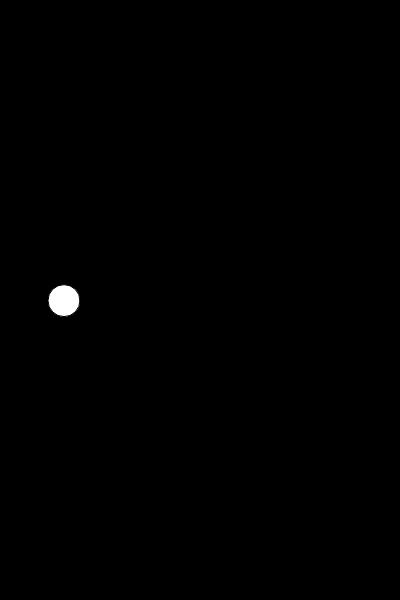
Frame 1 (no input)
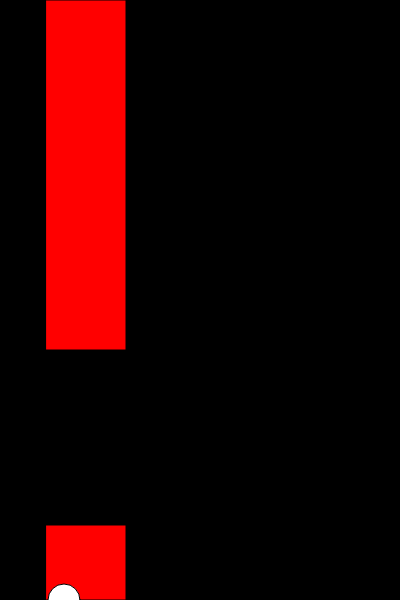
Frame 60 (no input)
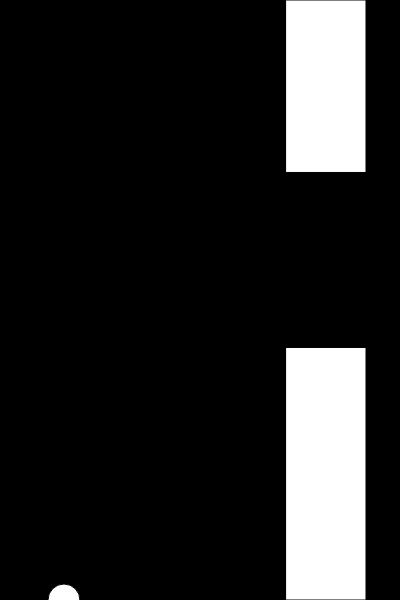
Frame 120 (the mouse pressed at the canvas centre since frame 60)

The p5.js sketch that drew these frames (run headless with seeded random() and noise() and a simulated clock; from frame 60 on, the mouse is pressed at the canvas centre):

// p5.js sketch
// ── sketch.js
// Daniel Shiffman
// http://codingtra.in
// http://patreon.com/codingtrain
// Code for: https://youtu.be/cXgA1d_E-jY&


var bird;
var pipes = [];
function setup() {
  createCanvas(400, 600);
  bird = new Bird();
  pipes.push(new Pipe());
}

function draw() {
  background(0);

  for (var i = pipes.length-1; i >= 0; i--) {
    pipes[i].show();
    pipes[i].update();

    if (pipes[i].hits(bird)) {
      console.log("HIT");
    }


    if (pipes[i].offscreen()) {
      pipes.splice(i, 1);
    }


  }

  bird.update();
  bird.show();

  if (frameCount % 100 == 0) {
    pipes.push(new Pipe());
  }



}

function keyPressed() {
  if (key == ' ') {
    bird.up();
    //console.log("SPACE");
  }
}

// ── bird.js
// Daniel Shiffman
// http://codingtra.in
// http://patreon.com/codingtrain
// Code for: https://youtu.be/cXgA1d_E-jY&

function Bird() {
  this.y = height/2;
  this.x = 64;

  this.gravity = 0.7;
  this.lift = -12;
  this.velocity = 0;

  this.show = function() {
    fill(255);
    ellipse(this.x, this.y, 32, 32);
  }

  this.up = function() {
    this.velocity += this.lift;
  }

  this.update = function() {
    this.velocity += this.gravity;
    this.velocity *= 0.9;
    this.y += this.velocity;

    if (this.y > height) {
      this.y = height;
      this.velocity = 0;
    }

    if (this.y < 0) {
      this.y = 0;
      this.velocity = 0;
    }

  }

}

// ── pipe.js
// Daniel Shiffman
// http://codingtra.in
// http://patreon.com/codingtrain
// Code for: https://youtu.be/cXgA1d_E-jY&

function Pipe() {
  this.spacing = 175;
  this.top = random(height / 6, 3 / 4 * height);
  this.bottom = height - (this.top + this.spacing);
  this.x = width;
  this.w = 80;
  this.speed = 6;

  this.highlight = false;

  this.hits = function(bird) {
    if (bird.y < this.top || bird.y > height - this.bottom) {
      if (bird.x > this.x && bird.x < this.x + this.w) {
        this.highlight = true;
        return true;
      }
    }
    this.highlight = false;
    return false;
  }

  this.show = function() {
    fill(255);
    if (this.highlight) {
      fill(255, 0, 0);
    }
    rect(this.x, 0, this.w, this.top);
    rect(this.x, height-this.bottom, this.w, this.bottom);
  }

  this.update = function() {
    this.x -= this.speed;
  }

  this.offscreen = function() {
    if (this.x < -this.w) {
      return true;
    } else {
      return false;
    }
  }


}
